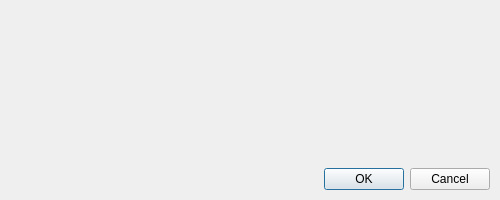
<?xml version="1.0" encoding="UTF-8"?>
<ui version="4.0">
 <class>RescanDialog</class>
 <widget class="QDialog" name="RescanDialog">
  <property name="windowModality">
   <enum>Qt::NonModal</enum>
  </property>
  <property name="geometry">
   <rect>
    <x>0</x>
    <y>0</y>
    <width>500</width>
    <height>200</height>
   </rect>
  </property>
  <property name="sizePolicy">
   <sizepolicy hsizetype="Preferred" vsizetype="Minimum">
    <horstretch>0</horstretch>
    <verstretch>0</verstretch>
   </sizepolicy>
  </property>
  <property name="minimumSize">
   <size>
    <width>500</width>
    <height>0</height>
   </size>
  </property>
  <property name="windowTitle">
   <string>Rescan Blockchain</string>
  </property>
  <layout class="QVBoxLayout" name="verticalLayout">
   <property name="leftMargin">
    <number>10</number>
   </property>
   <property name="topMargin">
    <number>20</number>
   </property>
   <property name="rightMargin">
    <number>10</number>
   </property>
   <property name="bottomMargin">
    <number>10</number>
   </property>
   <item>
    <layout class="QVBoxLayout" name="verticalLayout_2">
     <item>
      <widget class="QLabel" name="statusLabel">
       <property name="layoutDirection">
        <enum>Qt::LeftToRight</enum>
       </property>
       <property name="text">
        <string/>
       </property>
       <property name="alignment">
        <set>Qt::AlignLeading|Qt::AlignLeft|Qt::AlignTop</set>
       </property>
       <property name="wordWrap">
        <bool>true</bool>
       </property>
      </widget>
     </item>
    </layout>
   </item>
   <item>
    <widget class="QDialogButtonBox" name="buttonBox">
     <property name="orientation">
      <enum>Qt::Horizontal</enum>
     </property>
     <property name="standardButtons">
      <set>QDialogButtonBox::Cancel|QDialogButtonBox::Ok</set>
     </property>
    </widget>
   </item>
  </layout>
 </widget>
 <resources/>
 <connections>
  <connection>
   <sender>buttonBox</sender>
   <signal>accepted()</signal>
   <receiver>RescanDialog</receiver>
   <slot>accept()</slot>
   <hints>
    <hint type="sourcelabel">
     <x>248</x>
     <y>254</y>
    </hint>
    <hint type="destinationlabel">
     <x>157</x>
     <y>274</y>
    </hint>
   </hints>
  </connection>
  <connection>
   <sender>buttonBox</sender>
   <signal>rejected()</signal>
   <receiver>RescanDialog</receiver>
   <slot>reject()</slot>
   <hints>
    <hint type="sourcelabel">
     <x>316</x>
     <y>260</y>
    </hint>
    <hint type="destinationlabel">
     <x>286</x>
     <y>274</y>
    </hint>
   </hints>
  </connection>
 </connections>
</ui>
